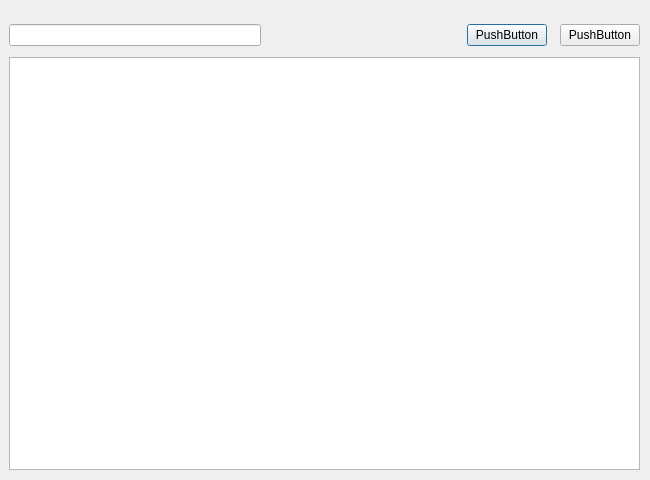
<?xml version="1.0" encoding="UTF-8"?>
<ui version="4.0">
 <class>edditingWindow</class>
 <widget class="QDialog" name="edditingWindow">
  <property name="geometry">
   <rect>
    <x>0</x>
    <y>0</y>
    <width>650</width>
    <height>480</height>
   </rect>
  </property>
  <property name="minimumSize">
   <size>
    <width>650</width>
    <height>480</height>
   </size>
  </property>
  <property name="maximumSize">
   <size>
    <width>650</width>
    <height>480</height>
   </size>
  </property>
  <property name="windowTitle">
   <string>Dialog</string>
  </property>
  <widget class="QWidget" name="verticalLayoutWidget">
   <property name="geometry">
    <rect>
     <x>9</x>
     <y>9</y>
     <width>631</width>
     <height>461</height>
    </rect>
   </property>
   <layout class="QVBoxLayout" name="verticalLayout">
    <item>
     <spacer name="verticalSpacer">
      <property name="orientation">
       <enum>Qt::Vertical</enum>
      </property>
      <property name="sizeType">
       <enum>QSizePolicy::Fixed</enum>
      </property>
      <property name="sizeHint" stdset="0">
       <size>
        <width>30</width>
        <height>15</height>
       </size>
      </property>
     </spacer>
    </item>
    <item>
     <layout class="QHBoxLayout" name="horizontalLayout">
      <property name="sizeConstraint">
       <enum>QLayout::SetDefaultConstraint</enum>
      </property>
      <item>
       <widget class="QLineEdit" name="lineEdit">
        <property name="minimumSize">
         <size>
          <width>0</width>
          <height>10</height>
         </size>
        </property>
        <property name="inputMask">
         <string/>
        </property>
        <property name="text">
         <string/>
        </property>
       </widget>
      </item>
      <item>
       <spacer name="horizontalSpacer">
        <property name="orientation">
         <enum>Qt::Horizontal</enum>
        </property>
        <property name="sizeType">
         <enum>QSizePolicy::Fixed</enum>
        </property>
        <property name="sizeHint" stdset="0">
         <size>
          <width>200</width>
          <height>20</height>
         </size>
        </property>
       </spacer>
      </item>
      <item>
       <widget class="QPushButton" name="editButton">
        <property name="text">
         <string>PushButton</string>
        </property>
       </widget>
      </item>
      <item>
       <spacer name="horizontalSpacer_2">
        <property name="orientation">
         <enum>Qt::Horizontal</enum>
        </property>
        <property name="sizeType">
         <enum>QSizePolicy::Fixed</enum>
        </property>
        <property name="sizeHint" stdset="0">
         <size>
          <width>7</width>
          <height>20</height>
         </size>
        </property>
       </spacer>
      </item>
      <item>
       <widget class="QPushButton" name="delButton">
        <property name="text">
         <string>PushButton</string>
        </property>
       </widget>
      </item>
     </layout>
    </item>
    <item>
     <spacer name="verticalSpacer_2">
      <property name="orientation">
       <enum>Qt::Vertical</enum>
      </property>
      <property name="sizeType">
       <enum>QSizePolicy::Fixed</enum>
      </property>
      <property name="sizeHint" stdset="0">
       <size>
        <width>20</width>
        <height>5</height>
       </size>
      </property>
     </spacer>
    </item>
    <item>
     <widget class="QPlainTextEdit" name="plainTextEdit"/>
    </item>
   </layout>
  </widget>
 </widget>
 <resources/>
 <connections/>
</ui>
